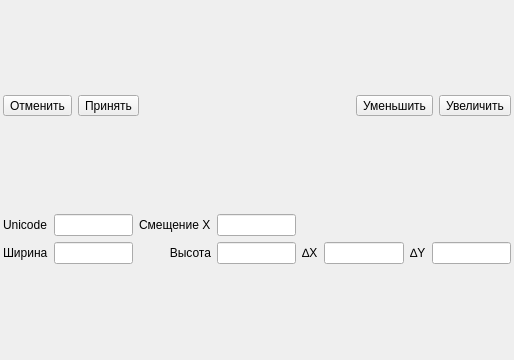
<?xml version="1.0" encoding="UTF-8"?>
<ui version="4.0">
 <class>EditWidget</class>
 <widget class="QWidget" name="EditWidget">
  <property name="geometry">
   <rect>
    <x>0</x>
    <y>0</y>
    <width>514</width>
    <height>360</height>
   </rect>
  </property>
  <property name="windowTitle">
   <string>Form</string>
  </property>
  <layout class="QVBoxLayout" name="verticalLayout">
   <property name="leftMargin">
    <number>3</number>
   </property>
   <property name="topMargin">
    <number>3</number>
   </property>
   <property name="rightMargin">
    <number>3</number>
   </property>
   <property name="bottomMargin">
    <number>3</number>
   </property>
   <item>
    <layout class="QHBoxLayout" name="horizontalLayout">
     <item>
      <widget class="QToolButton" name="btnCancel">
       <property name="text">
        <string>Отменить</string>
       </property>
       <property name="icon">
        <iconset theme="dialog-cancel"/>
       </property>
       <property name="iconSize">
        <size>
         <width>18</width>
         <height>18</height>
        </size>
       </property>
      </widget>
     </item>
     <item>
      <widget class="QToolButton" name="btnOk">
       <property name="text">
        <string>Принять</string>
       </property>
       <property name="icon">
        <iconset theme="dialog-ok"/>
       </property>
       <property name="iconSize">
        <size>
         <width>18</width>
         <height>18</height>
        </size>
       </property>
      </widget>
     </item>
     <item>
      <spacer name="horizontalSpacer">
       <property name="orientation">
        <enum>Qt::Horizontal</enum>
       </property>
       <property name="sizeHint" stdset="0">
        <size>
         <width>40</width>
         <height>20</height>
        </size>
       </property>
      </spacer>
     </item>
     <item>
      <widget class="QToolButton" name="btnZoomOut">
       <property name="text">
        <string>Уменьшить</string>
       </property>
       <property name="icon">
        <iconset theme="zoom-out"/>
       </property>
       <property name="iconSize">
        <size>
         <width>18</width>
         <height>18</height>
        </size>
       </property>
       <property name="autoRepeat">
        <bool>true</bool>
       </property>
      </widget>
     </item>
     <item>
      <widget class="QToolButton" name="btnZoomIn">
       <property name="text">
        <string>Увеличить</string>
       </property>
       <property name="icon">
        <iconset theme="zoom-in"/>
       </property>
       <property name="iconSize">
        <size>
         <width>18</width>
         <height>18</height>
        </size>
       </property>
       <property name="autoRepeat">
        <bool>true</bool>
       </property>
      </widget>
     </item>
    </layout>
   </item>
   <item>
    <layout class="QGridLayout" name="gridLayout_2">
     <item row="0" column="0">
      <widget class="QLabel" name="label_4">
       <property name="text">
        <string>Unicode</string>
       </property>
      </widget>
     </item>
     <item row="1" column="0">
      <widget class="QLabel" name="label_2">
       <property name="text">
        <string>Ширина</string>
       </property>
      </widget>
     </item>
     <item row="1" column="3">
      <widget class="QLineEdit" name="edtHeight"/>
     </item>
     <item row="1" column="5">
      <widget class="QLineEdit" name="edtDX"/>
     </item>
     <item row="1" column="2">
      <widget class="QLabel" name="label_3">
       <property name="text">
        <string>Высота</string>
       </property>
       <property name="alignment">
        <set>Qt::AlignRight|Qt::AlignTrailing|Qt::AlignVCenter</set>
       </property>
      </widget>
     </item>
     <item row="0" column="1">
      <widget class="QLineEdit" name="edtUnicode"/>
     </item>
     <item row="1" column="1">
      <widget class="QLineEdit" name="edtWidth"/>
     </item>
     <item row="1" column="6">
      <widget class="QLabel" name="label_6">
       <property name="text">
        <string>∆Y</string>
       </property>
      </widget>
     </item>
     <item row="1" column="4">
      <widget class="QLabel" name="label_5">
       <property name="text">
        <string>∆X</string>
       </property>
      </widget>
     </item>
     <item row="1" column="7">
      <widget class="QLineEdit" name="edtDY"/>
     </item>
     <item row="0" column="2">
      <widget class="QLabel" name="label_12">
       <property name="text">
        <string>Смещение X</string>
       </property>
      </widget>
     </item>
     <item row="0" column="3">
      <widget class="QLineEdit" name="edtXAdvance"/>
     </item>
    </layout>
   </item>
  </layout>
 </widget>
 <resources/>
 <connections/>
</ui>
